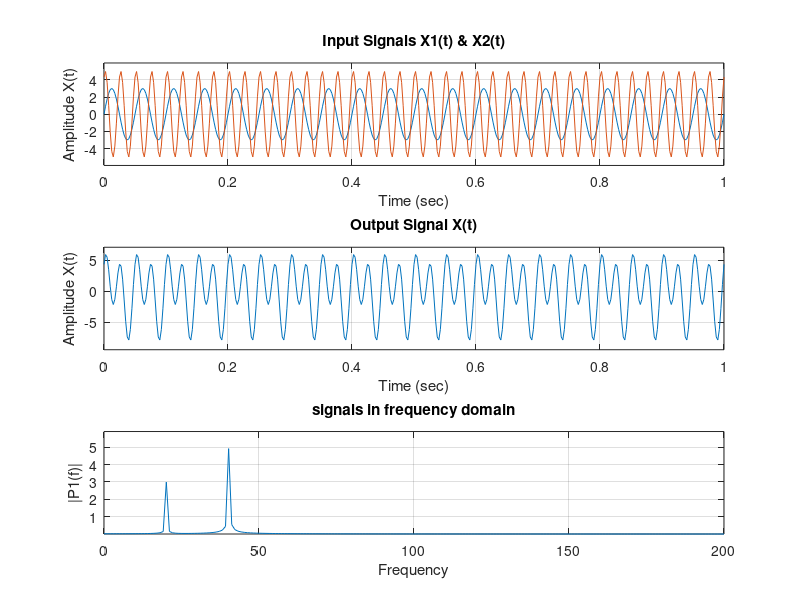

Recreate this plot in MATLAB.
clear vars;
clc;

%% Define Sampler
fH = 100;  %highest freq
fl = 1; %lowest freq
n = 100; %no of cycles to be detected

TH = 1/fH;  % shortest time period 
Tl = 1/fl;
Ts = TH/4;    % Sampling time period for 4 samples of each wavelet

t = 0:Ts:n*TH;  %define time vector for time domain
L = length(t); %Length of signal

Fs = 1/Ts;  %Sampling freq
Fn = Fs/2;  %Nyqiust freq

%% Input Signals
X1 = 3*sin(2*pi*20*t);
X2 = 5*sin(2*pi*40*t + pi/3);
noise = 2*randn(size(t))

%% Signal Arithmetic
X = X1 + X2;

%% Time domain to frequncy domain conversion
Nf = L;
f = linspace(0,Fn,Nf/2) %frequency vector
Y = fft(X,Nf);  %fast fourier transform
P2 = abs(Y/L);  %two sided spectrum
P1 = 2*P2(1:L/2)    %single sided spectrum

%% Plots
subplot(3,1,1); plot(t,[X1;X2]); title('Input Signals X1(t) & X2(t)'); xlabel('Time (sec)'); ylabel('Amplitude X(t)');ylim(1.2*[min(X2) max(X2)]); grid on;
subplot(3,1,2); plot(t,X); title('Output Signal X(t)'); xlabel('Time (sec)'); ylabel('Amplitude X(t)');ylim(1.2*[min(X) max(X)]); grid on;
subplot(3,1,3); plot(f,P1); title('signals in frequency domain'); xlabel('Frequency'); ylabel('|P1(f)|');ylim(1.2*[min(P1) max(P1)]); grid on;
